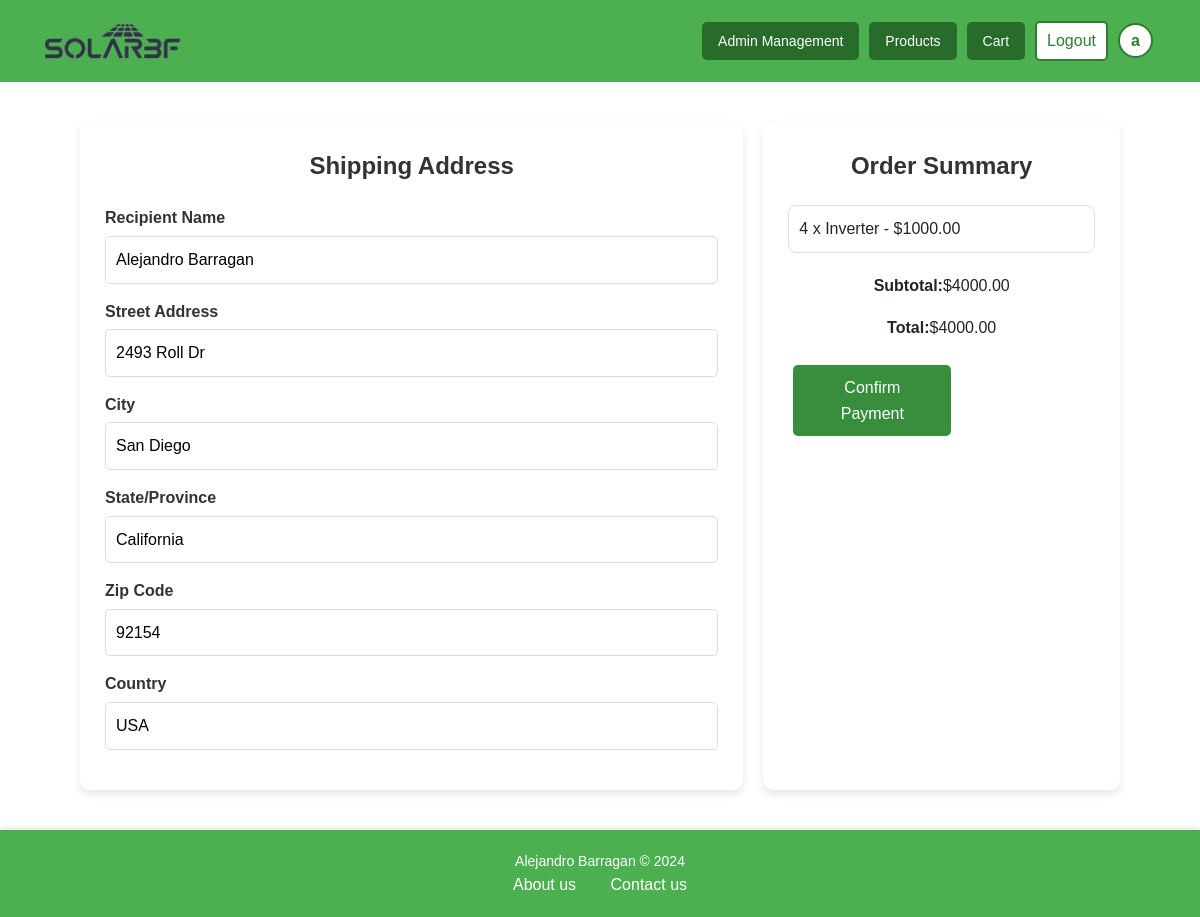
Page /checkout/ (signed in) on the earlier database version.
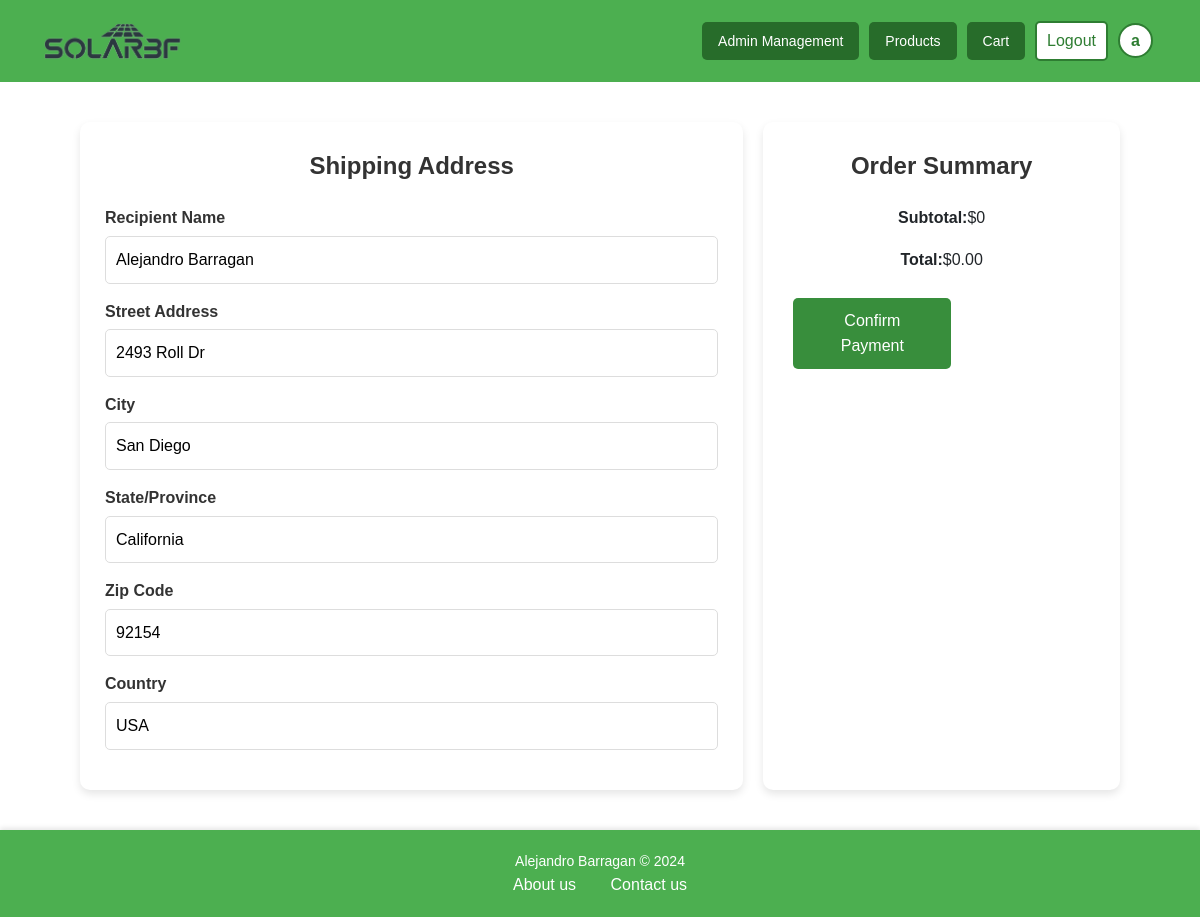
Same page on the later database version.
### cart/models.py (models this page shows, shortened)
class CartItem(models.Model):
    cart = models.ForeignKey(Cart, on_delete=models.CASCADE, related_name='items')
    product = models.ForeignKey(Product, on_delete=models.CASCADE)
    quantity = models.PositiveIntegerField(default=1)

### products/models.py (models this page shows, shortened)
class Product(models.Model):
    name = models.CharField(max_length=255)
    description = models.TextField()
    price = models.DecimalField(max_digits=10, decimal_places=2)
    stock = models.PositiveIntegerField()
    category = models.ForeignKey(Category, on_delete=models.CASCADE)
    image = models.ImageField(upload_to='product_images/', blank=False, null=False)
    created_at = models.DateTimeField(auto_now_add=True)

### payments/views.py (the view, shortened to what this page needs)
# urls.py: path("checkout/",include("payments.urls")),
@login_required
def checkout(request):
    try:
        cart = Cart.objects.get(user=request.user)
    except Cart.DoesNotExist:
        messages.error(request, "You don't have items in your cart.")
        return redirect('cart:view_cart')
    user = request.user
    initial_data = {
        'street_address': user.street_address if user.street_address else '',
        'city': user.city if user.city else '',
        'state': user.state if user.state else '',
        'zip_code': user.zip_code if user.zip_code else '',
        'country': user.country if user.country else '',
    }
    cart_items = cart.items.all()
    cart_total = sum(item.product.price * item.quantity for item in cart_items)
    coupon_code = request.session.get('coupon_code', None)
    coupon_discount = Decimal('0.00')
    coupon = None
    final_total = cart_total - coupon_discount
    return render(request, 'store/checkout.html', {
        'cart_items': cart_items,
        'cart_total': cart_total,
        'coupon_code': coupon_code,
        'coupon_discount': coupon_discount,
        'final_total': final_total,
        'initial_data': initial_data,
    })

### templates/store/checkout.html (shortened to what this page needs)
{% extends 'base.html' %}
{% load static %}
{% block style %}
    <link rel="stylesheet" href="{% static 'css/checkout.css' %}"/>
{% endblock %}
{% block content %}
<form id="payment-form" method="POST">
    <div class="left-section">
        <h3 class="modal-title item-center">Shipping Address</h3>
        <div>
            <label for="recipient_name"><strong>Recipient Name</strong></label>
            <input type="text" id="recipient_name" name="recipient_name" placeholder="John Doe" value="{{ user.get_full_name }}" required>
        </div>
        <div>
            <label for="street_address"><strong>Street Address</strong></label>
            <input type="text" id="street_address" name="street_address" placeholder="123 Main St" value="{{ initial_data.street_address }}" required>
        </div>
        <div>
            <label for="city"><strong>City</strong></label>
            <input type="text" id="city" name="city" placeholder="Your city" value="{{ initial_data.city }}" required>
        </div>
        <div>
            <label for="state"><strong>State/Province</strong></label>
            <input type="text" id="state" name="state" placeholder="Your state" value="{{ initial_data.state }}" required>
        </div>
        <div>
            <label for="zip_code"><strong>Zip Code</strong></label>
            <input type="text" id="zip_code" name="zip_code" placeholder="Postal Code" value="{{ initial_data.zip_code }}" required>
        </div>
        <div>
            <label for="country"><strong>Country</strong></label>
            <input type="text" id="country" name="country" placeholder="Your country" value="{{ initial_data.country }}" required>
        </div>
    </div>
    <div class="right-section">
        <h3 class="item-center modal-title">Order Summary</h3>
        <ul>
            {% for item in cart_items %}
                <li>{{ item.quantity }} x {{ item.product.name }} - ${{ item.product.price }}</li>
            {% endfor %}
        </ul>
        <p class="item-center"><strong>Subtotal:</strong> ${{ cart_total }}</p>
        {% if coupon_code %}
            <p class="item-center"><strong>Discount (Coupon: {{ coupon_code }}):</strong>  -${{ coupon_discount|floatformat:2 }}</p>
            <p class="item-center"><strong>Total after discount:</strong> ${{ final_total|floatformat:2 }}</p>
        {% else %}
            <p class="item-center"><strong>Total:</strong> ${{ cart_total|floatformat:2 }}</p>
        {% endif %}
        <div class="button-container">
            <button type="submit" id="submit-button" class="btn-custom btn-large btn-success">Confirm Payment</button>
            <a href="{% url 'cancel' %}" class="btn-custom btn-medium btn-secondary">
            </a>
        </div>
    </div>
</form>
{% endblock %}

Differences in the rows shown:
removed CartItem: quantity "4", product.name "Inverter", product.price "1000.00"
Other differences:
{{ cart_total }}: "4000.00" → "0"
{{ cart_total|floatformat:2 }}: "4000.00" → "0.00"
